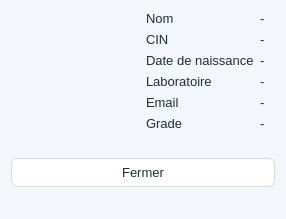
<?xml version="1.0" encoding="UTF-8"?>
<ui version="4.0">
 <class>ResearcherCardDialog</class>
 <widget class="QDialog" name="ResearcherCardDialog">
  <property name="geometry">
   <rect>
    <x>0</x>
    <y>0</y>
    <width>286</width>
    <height>219</height>
   </rect>
  </property>
  <property name="windowTitle">
   <string>Fiche Chercheur</string>
  </property>
  <property name="styleSheet">
   <string notr="true">/* style.qss */
QWidget {
  background: #F3F6FA;
  color: #1F2D3D;
  font-family: &quot;Segoe UI&quot;, &quot;Inter&quot;, sans-serif;
  font-size: 10pt;
}

/* Sidebar */
QFrame#sideBar {
  background: qlineargradient(x1:0,y1:0,x2:0,y2:1, stop:0 #0D3B73, stop:1 #1E5AA8);
  color: white;
}
QLabel#labelTitle {
  color: white;
  font-weight: 700;
  font-size: 14pt;
}

/* Header */
QLabel#labelModule {
  color: #1F2D3D;
  font-size: 14pt;
  font-weight: 600;
}

/* Buttons */
QPushButton {
  background: white;
  border: 1px solid #D3DCE6;
  border-radius: 6px;
  padding: 6px 10px;
}
QPushButton#btnAdd {
  background: qlineargradient(x1:0,y1:0,x2:1,y2:0, stop:0 #2DBE5A, stop:1 #1DA14A);
  color: white;
  border: none;
}
QPushButton#exportBtn, QPushButton#matchmakingBtn {
  background: #E9EEF5;
}

/* Table */
QTableWidget {
  background: white;
  border: 1px solid #E6EDF5;
  gridline-color: #F0F2F6;
  selection-background-color: #DDEBF7;
}

/* Search field */
QLineEdit#editSearch {
  border: 1px solid #D3DCE6;
  border-radius: 6px;
  padding: 6px;
}

/* Small action buttons used inside table row */
QPushButton.rowButton {
  min-width: 70px;
  max-height: 26px;
  padding: 3px;
}
</string>
  </property>
  <layout class="QVBoxLayout" name="verticalLayout">
   <item>
    <layout class="QHBoxLayout" name="topHBox">
     <item>
      <widget class="QLabel" name="photoLabel">
       <property name="minimumSize">
        <size>
         <width>120</width>
         <height>120</height>
        </size>
       </property>
       <property name="scaledContents">
        <bool>true</bool>
       </property>
      </widget>
     </item>
     <item>
      <layout class="QFormLayout" name="formLayout">
       <item row="0" column="0">
        <widget class="QLabel" name="lName">
         <property name="text">
          <string>Nom</string>
         </property>
        </widget>
       </item>
       <item row="0" column="1">
        <widget class="QLabel" name="vName">
         <property name="text">
          <string>-</string>
         </property>
        </widget>
       </item>
       <item row="1" column="0">
        <widget class="QLabel" name="lCIN">
         <property name="text">
          <string>CIN</string>
         </property>
        </widget>
       </item>
       <item row="1" column="1">
        <widget class="QLabel" name="vCIN">
         <property name="text">
          <string>-</string>
         </property>
        </widget>
       </item>
       <item row="2" column="0">
        <widget class="QLabel" name="lDOB">
         <property name="text">
          <string>Date de naissance</string>
         </property>
        </widget>
       </item>
       <item row="2" column="1">
        <widget class="QLabel" name="vDOB">
         <property name="text">
          <string>-</string>
         </property>
        </widget>
       </item>
       <item row="3" column="0">
        <widget class="QLabel" name="lLab">
         <property name="text">
          <string>Laboratoire</string>
         </property>
        </widget>
       </item>
       <item row="3" column="1">
        <widget class="QLabel" name="vLab">
         <property name="text">
          <string>-</string>
         </property>
        </widget>
       </item>
       <item row="4" column="0">
        <widget class="QLabel" name="lEmail">
         <property name="text">
          <string>Email</string>
         </property>
        </widget>
       </item>
       <item row="4" column="1">
        <widget class="QLabel" name="vEmail">
         <property name="text">
          <string>-</string>
         </property>
        </widget>
       </item>
       <item row="5" column="0">
        <widget class="QLabel" name="lGrade">
         <property name="text">
          <string>Grade</string>
         </property>
        </widget>
       </item>
       <item row="5" column="1">
        <widget class="QLabel" name="vGrade">
         <property name="text">
          <string>-</string>
         </property>
        </widget>
       </item>
      </layout>
     </item>
    </layout>
   </item>
   <item>
    <layout class="QHBoxLayout" name="buttonsHBox">
     <item>
      <spacer name="cardSpacer">
       <property name="orientation">
        <enum>Qt::Orientation::Vertical</enum>
       </property>
       <property name="sizeHint" stdset="0">
        <size>
         <width>0</width>
         <height>0</height>
        </size>
       </property>
      </spacer>
     </item>
     <item>
      <widget class="QPushButton" name="btnClose">
       <property name="text">
        <string>Fermer</string>
       </property>
      </widget>
     </item>
    </layout>
   </item>
  </layout>
 </widget>
 <resources/>
 <connections/>
</ui>
